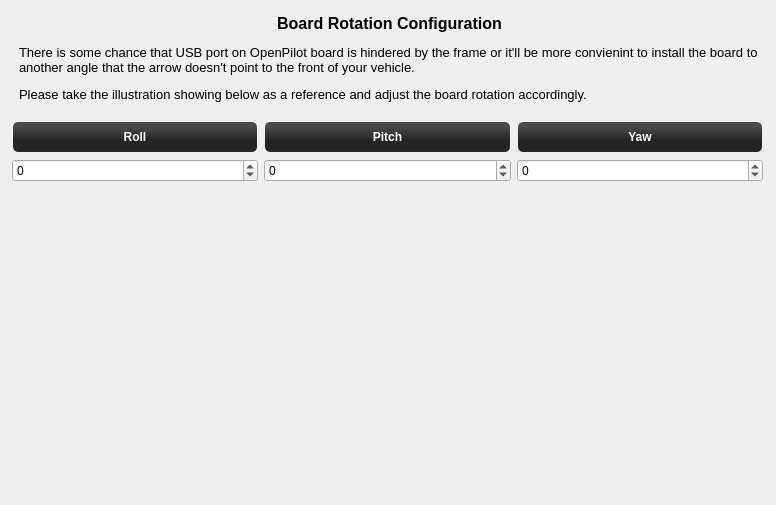
<?xml version="1.0" encoding="UTF-8"?>
<ui version="4.0">
 <class>BoardRotationPage</class>
 <widget class="QWizardPage" name="BoardRotationPage">
  <property name="geometry">
   <rect>
    <x>0</x>
    <y>0</y>
    <width>776</width>
    <height>505</height>
   </rect>
  </property>
  <property name="windowTitle">
   <string>WizardPage</string>
  </property>
  <widget class="QLabel" name="label">
   <property name="geometry">
    <rect>
     <x>19</x>
     <y>-2</y>
     <width>741</width>
     <height>121</height>
    </rect>
   </property>
   <property name="text">
    <string>&lt;!DOCTYPE HTML PUBLIC &quot;-//W3C//DTD HTML 4.0//EN&quot; &quot;http://www.w3.org/TR/REC-html40/strict.dtd&quot;&gt;
&lt;html&gt;&lt;head&gt;&lt;meta name=&quot;qrichtext&quot; content=&quot;1&quot; /&gt;&lt;style type=&quot;text/css&quot;&gt;
p, li { white-space: pre-wrap; }
&lt;/style&gt;&lt;/head&gt;&lt;body style=&quot; font-family:'MS Shell Dlg 2'; font-size:8pt; font-weight:400; font-style:normal;&quot;&gt;
&lt;p align=&quot;center&quot; style=&quot; margin-top:12px; margin-bottom:12px; margin-left:0px; margin-right:0px; -qt-block-indent:0; text-indent:0px;&quot;&gt;&lt;span style=&quot; font-size:12pt; font-weight:600;&quot;&gt;Board Rotation Configuration&lt;/span&gt;&lt;/p&gt;
&lt;p style=&quot; margin-top:12px; margin-bottom:12px; margin-left:0px; margin-right:0px; -qt-block-indent:0; text-indent:0px;&quot;&gt;&lt;span style=&quot; font-size:10pt;&quot;&gt;There is some chance that USB port on OpenPilot board is hindered by the frame or it'll be more convienint to install the board to another angle that the arrow doesn't point to the front of your vehicle.&lt;/span&gt;&lt;/p&gt;
&lt;p style=&quot; margin-top:12px; margin-bottom:12px; margin-left:0px; margin-right:0px; -qt-block-indent:0; text-indent:0px;&quot;&gt;&lt;span style=&quot; font-size:10pt;&quot;&gt;Please take the illustration showing below as a reference and adjust the board rotation accordingly.&lt;/span&gt;&lt;/p&gt;&lt;/body&gt;&lt;/html&gt;</string>
   </property>
   <property name="textFormat">
    <enum>Qt::AutoText</enum>
   </property>
   <property name="wordWrap">
    <bool>true</bool>
   </property>
  </widget>
  <widget class="QWidget" name="horizontalLayoutWidget">
   <property name="geometry">
    <rect>
     <x>12</x>
     <y>121</y>
     <width>751</width>
     <height>61</height>
    </rect>
   </property>
   <layout class="QHBoxLayout" name="horizontalLayout">
    <item>
     <layout class="QVBoxLayout" name="verticalLayout_3">
      <item>
       <widget class="QLabel" name="label_2">
        <property name="sizePolicy">
         <sizepolicy hsizetype="Preferred" vsizetype="Preferred">
          <horstretch>0</horstretch>
          <verstretch>0</verstretch>
         </sizepolicy>
        </property>
        <property name="styleSheet">
         <string notr="true">background-color: qlineargradient(spread:reflect, x1:0.507, y1:0, x2:0.507, y2:0.772, stop:0.208955 rgba(74, 74, 74, 255), stop:0.78607 rgba(36, 36, 36, 255));
color: rgb(255, 255, 255);
border-radius: 5;
margin:1px;
font:bold;</string>
        </property>
        <property name="text">
         <string>Roll</string>
        </property>
        <property name="alignment">
         <set>Qt::AlignCenter</set>
        </property>
       </widget>
      </item>
      <item>
       <widget class="QSpinBox" name="rollBias">
        <property name="minimum">
         <number>-180</number>
        </property>
        <property name="maximum">
         <number>180</number>
        </property>
       </widget>
      </item>
     </layout>
    </item>
    <item>
     <layout class="QVBoxLayout" name="verticalLayout_2">
      <item>
       <widget class="QLabel" name="label_3">
        <property name="styleSheet">
         <string notr="true">background-color: qlineargradient(spread:reflect, x1:0.507, y1:0, x2:0.507, y2:0.772, stop:0.208955 rgba(74, 74, 74, 255), stop:0.78607 rgba(36, 36, 36, 255));
color: rgb(255, 255, 255);
border-radius: 5;
margin:1px;
font:bold;</string>
        </property>
        <property name="text">
         <string>Pitch</string>
        </property>
        <property name="alignment">
         <set>Qt::AlignCenter</set>
        </property>
       </widget>
      </item>
      <item>
       <widget class="QSpinBox" name="pitchBias">
        <property name="minimum">
         <number>-90</number>
        </property>
        <property name="maximum">
         <number>90</number>
        </property>
       </widget>
      </item>
     </layout>
    </item>
    <item>
     <layout class="QVBoxLayout" name="verticalLayout">
      <item>
       <widget class="QLabel" name="label_4">
        <property name="styleSheet">
         <string notr="true">background-color: qlineargradient(spread:reflect, x1:0.507, y1:0, x2:0.507, y2:0.772, stop:0.208955 rgba(74, 74, 74, 255), stop:0.78607 rgba(36, 36, 36, 255));
color: rgb(255, 255, 255);
border-radius: 5;
margin:1px;
font:bold;</string>
        </property>
        <property name="text">
         <string>Yaw</string>
        </property>
        <property name="alignment">
         <set>Qt::AlignCenter</set>
        </property>
       </widget>
      </item>
      <item>
       <widget class="QSpinBox" name="yawBias">
        <property name="minimum">
         <number>-180</number>
        </property>
        <property name="maximum">
         <number>180</number>
        </property>
       </widget>
      </item>
     </layout>
    </item>
   </layout>
  </widget>
 </widget>
 <resources/>
 <connections/>
</ui>
